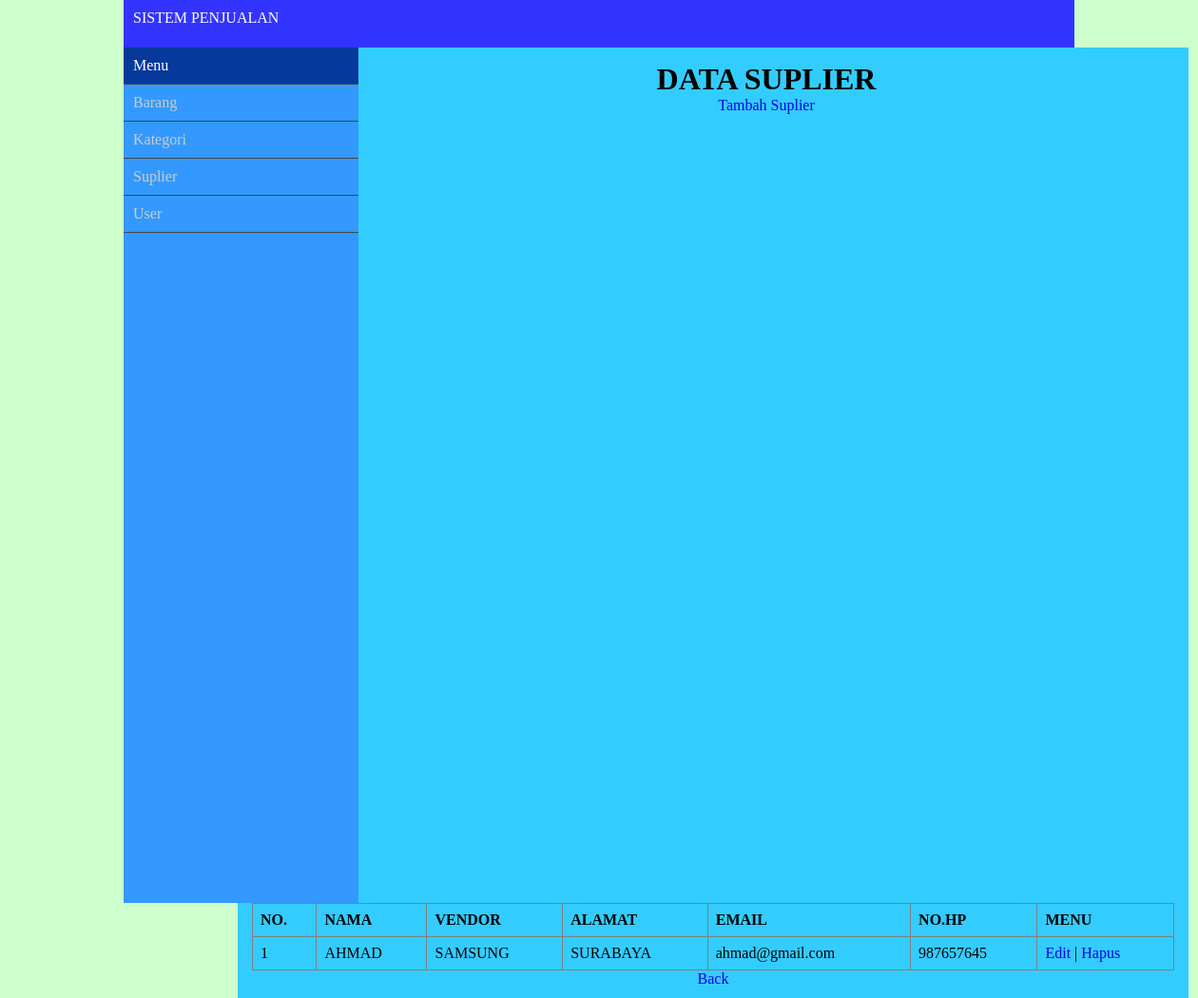
/menu1.php?hal=data-suplier, run on the app's committed database.
### tables this page shows
CREATE TABLE IF NOT EXISTS `suplier` (
`id_suplier` int(15) NOT NULL,
  `nama` varchar(50) DEFAULT NULL,
  `vendor` varchar(50) DEFAULT NULL,
  `alamat` varchar(50) DEFAULT NULL,
  `email` varchar(50) DEFAULT NULL,
  `no_hp` int(20) DEFAULT NULL
);

### data-suplier.php (the view)
<?php
include_once 'lib/koneksi.php';
?>
<body bgcolor="#99FFFF">
<center>
	<h1> DATA SUPLIER </h1>
	<a href="menu1.php?hal=form-suplier"> Tambah Suplier </a>
	<table border="1" style="border-collapse: collapse;">
		<tr>
			<th>NO.</th>
			<th>NAMA</th>
			<th>VENDOR</th>
			<th>ALAMAT</th>
			<th>EMAIL</th>
			<th>NO.HP</th>
			<th>MENU</th>
		</tr>
		<?php
		$query = "select * from suplier";
		$result = $con->prepare($query);
		$result->execute();
		$i=1;
		while($row = $result->fetch()){
		?>
		<tr>
			<td><?=$i?></td>
			<td><?=$row['nama']?></td>
			<td><?=$row['vendor']?></td>
			<td><?=$row['alamat']?></td>
			<td><?=$row['email']?></td>
			<td><?=$row['no_hp']?></td>
			<td>
			<a href="?hal=edit-barang&edit&id_suplier=<?=$row['id_suplier']?>">Edit </a> |
			<a href="hapus-suplier.php?act=del&id_suplier=<?=$row['id_suplier']?>">Hapus </a>
			</td>
		</tr>
		<?php
		$i++;
		}
		?>
	</table>
	<a href="menu1.php"> Back</a>

### style/admin.css (style rules this page uses)
* { margin: 0; padding: 0; box-sizing: border-box; }
body { font-family: 'verdana'; background-color: #CCFFCC; }
a { text-decoration: none; }
table { border-collapse: collapse; width: 100%; }
th, td { text-align: left; padding:8px; }

### data on the page
suplier: nama "AHMAD", vendor "SAMSUNG", alamat "SURABAYA", email "ahmad@gmail.com", no_hp "987657645"
